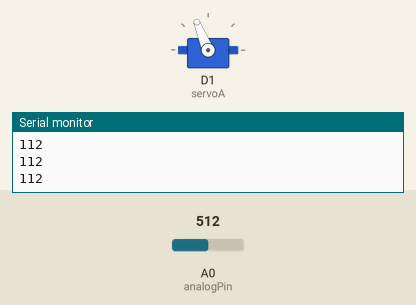
Recording of a sketch running on a simulated ESP8266 (NodeMCU). Shown: servo, the last lines printed to the serial monitor. Inputs (shaded band) come from the test bench; at power-on: A0 (analogPin) = 512.

Above: at 1.2 s.
1.3 s: A0 (analogPin) set to 716
At 2.3 s:
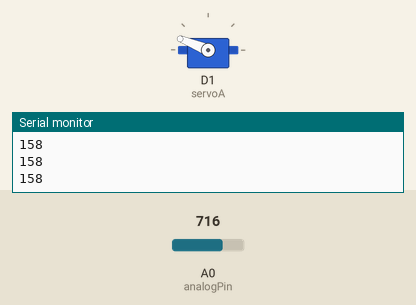
2.8 s: A0 (analogPin) set to 900
At 3.6 s:
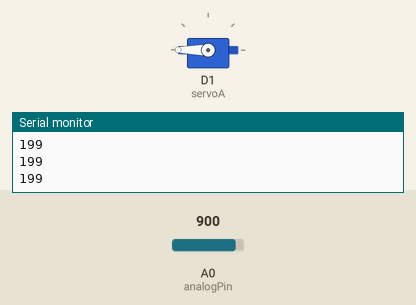
4.3 s: A0 (analogPin) set to 306
At 4.9 s:
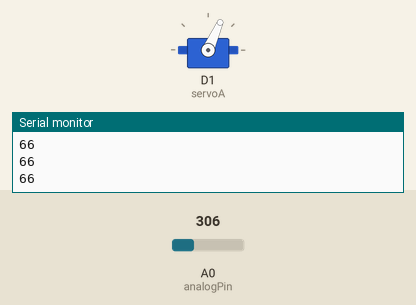
5.8 s: A0 (analogPin) set to 122
At 7.0 s:
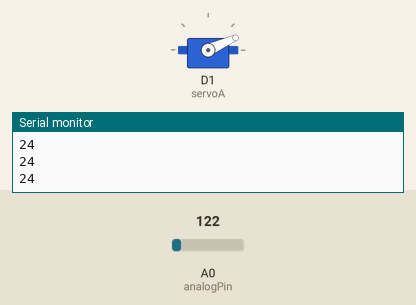
7.3 s: A0 (analogPin) set to 0
At 8.2 s:
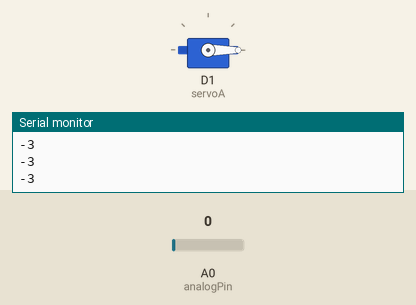
8.8 s: A0 (analogPin) set to 511
At 9.5 s:
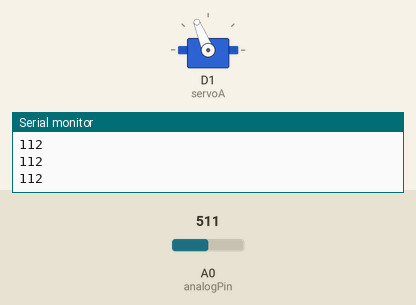
Timing chart, 0 to 11.3 s (numbered marks = the images above; inputs shaded):
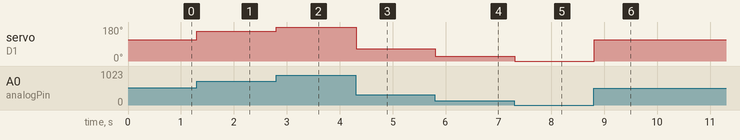

The sketch:

Servo180.ino
```cpp
#include <Servo.h>

#define servoA D1
#define analogPin A0

Servo myservo;
int mapvalue = 0;
int cServo;

void setup() {
  myservo.attach(servoA);
  Serial.begin(9600);
}

void loop() {
  cServo = analogRead(analogPin);
  mapvalue = map(cServo, 13, 814, 0, 180);
  Serial.println(mapvalue);
  myservo.write(mapvalue);
  delay(10);
}
```

Measured:
- after the input at 1.3 s, servo on D1 (servoA): 112° → 158° at once
- after the input at 2.8 s, servo on D1 (servoA): 158° → 180° at once
- after the input at 4.3 s, servo on D1 (servoA): 180° → 66° at once
- after the input at 5.8 s, servo on D1 (servoA): 66° → 24° at once
- after the input at 7.3 s, servo on D1 (servoA): 24° → 0° at once
- after the input at 8.8 s, servo on D1 (servoA): 0° → 112° at once
